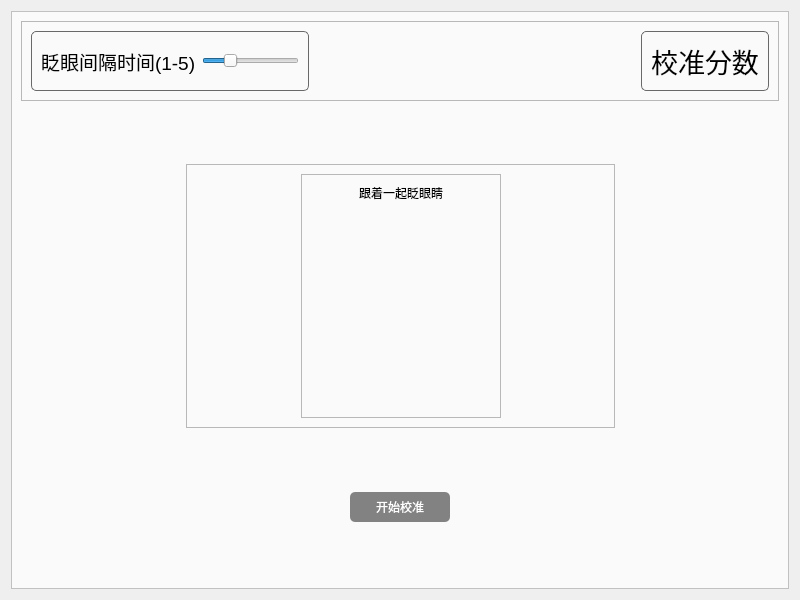
<?xml version="1.0" encoding="UTF-8"?>
<ui version="4.0">
 <class>BlinkCalibration</class>
 <widget class="QWidget" name="BlinkCalibration">
  <property name="geometry">
   <rect>
    <x>0</x>
    <y>0</y>
    <width>800</width>
    <height>600</height>
   </rect>
  </property>
  <property name="minimumSize">
   <size>
    <width>800</width>
    <height>600</height>
   </size>
  </property>
  <property name="windowTitle">
   <string>Form</string>
  </property>
  <property name="styleSheet">
   <string notr="true">#frame_result,#frame_blink,#frame_feedback{
    border: 1px solid #696969;
    border-radius: 5px;
}

#frame_background{
	background-color: #FAFAFA; /* 柔和的浅灰色 */
}

QPushButton{
    color: #ffffff; /* 按钮文本为白色 */
    border: none;
    background-color: #828282; /* 按钮默认状态为中性灰色 */
    border-radius: 5px;
}

QPushButton:hover{
    color: #ffffff;
    border: none;
    background-color: #606060; /* 悬停时按钮变为深灰色 */
    border-radius: 5px;
}

QPushButton:pressed{
    color: #ffffff;
    border: none;
    background-color: #828282; /* 按下按钮时为中灰色 */
    border-radius: 5px;
}</string>
  </property>
  <layout class="QGridLayout" name="gridLayout">
   <item row="0" column="0">
    <widget class="QFrame" name="frame_background">
     <property name="styleSheet">
      <string notr="true"/>
     </property>
     <property name="frameShape">
      <enum>QFrame::StyledPanel</enum>
     </property>
     <property name="frameShadow">
      <enum>QFrame::Raised</enum>
     </property>
     <layout class="QGridLayout" name="gridLayout_3">
      <item row="0" column="0" colspan="5">
       <widget class="QFrame" name="frame_2">
        <property name="frameShape">
         <enum>QFrame::StyledPanel</enum>
        </property>
        <property name="frameShadow">
         <enum>QFrame::Raised</enum>
        </property>
        <layout class="QHBoxLayout" name="horizontalLayout_2">
         <item>
          <widget class="QFrame" name="frame_blink">
           <property name="frameShape">
            <enum>QFrame::StyledPanel</enum>
           </property>
           <property name="frameShadow">
            <enum>QFrame::Raised</enum>
           </property>
           <layout class="QHBoxLayout" name="horizontalLayout">
            <item>
             <widget class="QLabel" name="graphcodeLabel_2">
              <property name="font">
               <font>
                <pointsize>14</pointsize>
               </font>
              </property>
              <property name="text">
               <string>眨眼间隔时间(1-5)</string>
              </property>
             </widget>
            </item>
            <item>
             <widget class="QSlider" name="blinkIntervalSlider">
              <property name="minimum">
               <number>1</number>
              </property>
              <property name="maximum">
               <number>5</number>
              </property>
              <property name="value">
               <number>2</number>
              </property>
              <property name="orientation">
               <enum>Qt::Horizontal</enum>
              </property>
             </widget>
            </item>
           </layout>
          </widget>
         </item>
         <item>
          <spacer name="horizontalSpacer">
           <property name="orientation">
            <enum>Qt::Horizontal</enum>
           </property>
           <property name="sizeHint" stdset="0">
            <size>
             <width>326</width>
             <height>20</height>
            </size>
           </property>
          </spacer>
         </item>
         <item>
          <widget class="QFrame" name="frame_result">
           <property name="frameShape">
            <enum>QFrame::StyledPanel</enum>
           </property>
           <property name="frameShadow">
            <enum>QFrame::Raised</enum>
           </property>
           <layout class="QGridLayout" name="gridLayout_2">
            <item row="0" column="0">
             <widget class="QLabel" name="caliResultLabel">
              <property name="font">
               <font>
                <pointsize>20</pointsize>
               </font>
              </property>
              <property name="text">
               <string>校准分数</string>
              </property>
              <property name="scaledContents">
               <bool>false</bool>
              </property>
              <property name="alignment">
               <set>Qt::AlignCenter</set>
              </property>
             </widget>
            </item>
           </layout>
          </widget>
         </item>
        </layout>
       </widget>
      </item>
      <item row="1" column="2">
       <spacer name="verticalSpacer">
        <property name="orientation">
         <enum>Qt::Vertical</enum>
        </property>
        <property name="sizeHint" stdset="0">
         <size>
          <width>20</width>
          <height>72</height>
         </size>
        </property>
       </spacer>
      </item>
      <item row="2" column="0">
       <spacer name="horizontalSpacer_4">
        <property name="orientation">
         <enum>Qt::Horizontal</enum>
        </property>
        <property name="sizeHint" stdset="0">
         <size>
          <width>162</width>
          <height>20</height>
         </size>
        </property>
       </spacer>
      </item>
      <item row="2" column="1" colspan="3">
       <widget class="QFrame" name="frame_3">
        <property name="frameShape">
         <enum>QFrame::StyledPanel</enum>
        </property>
        <property name="frameShadow">
         <enum>QFrame::Raised</enum>
        </property>
        <layout class="QHBoxLayout" name="horizontalLayout_3">
         <item>
          <spacer name="horizontalSpacer_2">
           <property name="orientation">
            <enum>Qt::Horizontal</enum>
           </property>
           <property name="sizeHint" stdset="0">
            <size>
             <width>108</width>
             <height>20</height>
            </size>
           </property>
          </spacer>
         </item>
         <item>
          <widget class="QFrame" name="frame">
           <property name="frameShape">
            <enum>QFrame::StyledPanel</enum>
           </property>
           <property name="frameShadow">
            <enum>QFrame::Raised</enum>
           </property>
           <layout class="QVBoxLayout" name="verticalLayout" stretch="1,2">
            <item>
             <widget class="QLabel" name="labelTip">
              <property name="maximumSize">
               <size>
                <width>16777215</width>
                <height>20</height>
               </size>
              </property>
              <property name="text">
               <string>跟着一起眨眼睛</string>
              </property>
              <property name="alignment">
               <set>Qt::AlignCenter</set>
              </property>
             </widget>
            </item>
            <item>
             <widget class="QLabel" name="caliIcon">
              <property name="sizePolicy">
               <sizepolicy hsizetype="Fixed" vsizetype="Fixed">
                <horstretch>0</horstretch>
                <verstretch>0</verstretch>
               </sizepolicy>
              </property>
              <property name="minimumSize">
               <size>
                <width>180</width>
                <height>200</height>
               </size>
              </property>
              <property name="maximumSize">
               <size>
                <width>180</width>
                <height>200</height>
               </size>
              </property>
              <property name="text">
               <string/>
              </property>
              <property name="pixmap">
               <pixmap resource="../res.qrc">:/img/robot1.png</pixmap>
              </property>
              <property name="scaledContents">
               <bool>true</bool>
              </property>
             </widget>
            </item>
           </layout>
          </widget>
         </item>
         <item>
          <spacer name="horizontalSpacer_3">
           <property name="orientation">
            <enum>Qt::Horizontal</enum>
           </property>
           <property name="sizeHint" stdset="0">
            <size>
             <width>107</width>
             <height>20</height>
            </size>
           </property>
          </spacer>
         </item>
        </layout>
       </widget>
      </item>
      <item row="2" column="4">
       <spacer name="horizontalSpacer_5">
        <property name="orientation">
         <enum>Qt::Horizontal</enum>
        </property>
        <property name="sizeHint" stdset="0">
         <size>
          <width>161</width>
          <height>20</height>
         </size>
        </property>
       </spacer>
      </item>
      <item row="3" column="2">
       <spacer name="verticalSpacer_2">
        <property name="orientation">
         <enum>Qt::Vertical</enum>
        </property>
        <property name="sizeHint" stdset="0">
         <size>
          <width>20</width>
          <height>73</height>
         </size>
        </property>
       </spacer>
      </item>
      <item row="4" column="1">
       <spacer name="horizontalSpacer_6">
        <property name="orientation">
         <enum>Qt::Horizontal</enum>
        </property>
        <property name="sizeHint" stdset="0">
         <size>
          <width>161</width>
          <height>20</height>
         </size>
        </property>
       </spacer>
      </item>
      <item row="4" column="2">
       <widget class="QPushButton" name="beginCaliButton">
        <property name="sizePolicy">
         <sizepolicy hsizetype="Minimum" vsizetype="Minimum">
          <horstretch>0</horstretch>
          <verstretch>0</verstretch>
         </sizepolicy>
        </property>
        <property name="minimumSize">
         <size>
          <width>100</width>
          <height>30</height>
         </size>
        </property>
        <property name="styleSheet">
         <string notr="true"/>
        </property>
        <property name="text">
         <string>开始校准</string>
        </property>
       </widget>
      </item>
      <item row="4" column="3">
       <spacer name="horizontalSpacer_7">
        <property name="orientation">
         <enum>Qt::Horizontal</enum>
        </property>
        <property name="sizeHint" stdset="0">
         <size>
          <width>162</width>
          <height>20</height>
         </size>
        </property>
       </spacer>
      </item>
      <item row="5" column="2">
       <spacer name="verticalSpacer_3">
        <property name="orientation">
         <enum>Qt::Vertical</enum>
        </property>
        <property name="sizeHint" stdset="0">
         <size>
          <width>20</width>
          <height>72</height>
         </size>
        </property>
       </spacer>
      </item>
     </layout>
    </widget>
   </item>
  </layout>
 </widget>
 <resources>
  <include location="../res.qrc"/>
 </resources>
 <connections/>
</ui>
